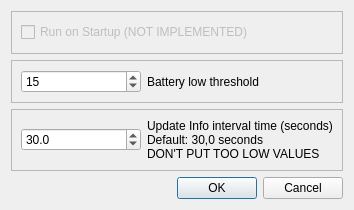
<?xml version="1.0" encoding="UTF-8"?>
<ui version="4.0">
 <class>settings</class>
 <widget class="QDialog" name="settings">
  <property name="geometry">
   <rect>
    <x>0</x>
    <y>0</y>
    <width>349</width>
    <height>210</height>
   </rect>
  </property>
  <property name="sizePolicy">
   <sizepolicy hsizetype="Preferred" vsizetype="Minimum">
    <horstretch>0</horstretch>
    <verstretch>0</verstretch>
   </sizepolicy>
  </property>
  <property name="windowTitle">
   <string>Dialog</string>
  </property>
  <layout class="QVBoxLayout" name="verticalLayout_2">
   <item>
    <widget class="QFrame" name="frame_3">
     <property name="enabled">
      <bool>false</bool>
     </property>
     <property name="sizePolicy">
      <sizepolicy hsizetype="Preferred" vsizetype="Minimum">
       <horstretch>0</horstretch>
       <verstretch>0</verstretch>
      </sizepolicy>
     </property>
     <property name="frameShape">
      <enum>QFrame::StyledPanel</enum>
     </property>
     <property name="frameShadow">
      <enum>QFrame::Raised</enum>
     </property>
     <layout class="QHBoxLayout" name="horizontalLayout">
      <item>
       <widget class="QCheckBox" name="runonstartupCheckBox">
        <property name="text">
         <string>Run on Startup (NOT IMPLEMENTED)</string>
        </property>
       </widget>
      </item>
     </layout>
    </widget>
   </item>
   <item>
    <widget class="QFrame" name="frame_2">
     <property name="sizePolicy">
      <sizepolicy hsizetype="Preferred" vsizetype="Minimum">
       <horstretch>0</horstretch>
       <verstretch>0</verstretch>
      </sizepolicy>
     </property>
     <property name="frameShape">
      <enum>QFrame::StyledPanel</enum>
     </property>
     <property name="frameShadow">
      <enum>QFrame::Raised</enum>
     </property>
     <layout class="QHBoxLayout" name="horizontalLayout_2">
      <item>
       <widget class="QSpinBox" name="batterylowtresholdSpinBox">
        <property name="minimumSize">
         <size>
          <width>120</width>
          <height>0</height>
         </size>
        </property>
        <property name="maximumSize">
         <size>
          <width>120</width>
          <height>16777215</height>
         </size>
        </property>
        <property name="maximum">
         <number>100</number>
        </property>
        <property name="value">
         <number>15</number>
        </property>
       </widget>
      </item>
      <item>
       <widget class="QLabel" name="batterylowtresholdLabel">
        <property name="sizePolicy">
         <sizepolicy hsizetype="Preferred" vsizetype="Minimum">
          <horstretch>0</horstretch>
          <verstretch>0</verstretch>
         </sizepolicy>
        </property>
        <property name="text">
         <string>Battery low threshold</string>
        </property>
       </widget>
      </item>
     </layout>
    </widget>
   </item>
   <item>
    <widget class="QFrame" name="frame">
     <property name="sizePolicy">
      <sizepolicy hsizetype="Preferred" vsizetype="Minimum">
       <horstretch>0</horstretch>
       <verstretch>0</verstretch>
      </sizepolicy>
     </property>
     <property name="frameShape">
      <enum>QFrame::StyledPanel</enum>
     </property>
     <property name="frameShadow">
      <enum>QFrame::Raised</enum>
     </property>
     <layout class="QHBoxLayout" name="horizontalLayout_3">
      <item>
       <widget class="QDoubleSpinBox" name="updateintervaltimeDoubleSpinBox">
        <property name="minimumSize">
         <size>
          <width>120</width>
          <height>0</height>
         </size>
        </property>
        <property name="maximumSize">
         <size>
          <width>120</width>
          <height>16777215</height>
         </size>
        </property>
        <property name="decimals">
         <number>1</number>
        </property>
        <property name="maximum">
         <double>1000.000000000000000</double>
        </property>
        <property name="value">
         <double>30.000000000000000</double>
        </property>
       </widget>
      </item>
      <item>
       <widget class="QLabel" name="label">
        <property name="text">
         <string>&lt;html&gt;&lt;head/&gt;&lt;body&gt;&lt;p&gt;Update Info interval time (seconds)&lt;br/&gt;Default: 30,0 seconds&lt;br/&gt;DON'T PUT TOO LOW VALUES&lt;/p&gt;&lt;/body&gt;&lt;/html&gt;</string>
        </property>
       </widget>
      </item>
     </layout>
    </widget>
   </item>
   <item>
    <widget class="QDialogButtonBox" name="buttonBox">
     <property name="orientation">
      <enum>Qt::Horizontal</enum>
     </property>
     <property name="standardButtons">
      <set>QDialogButtonBox::Cancel|QDialogButtonBox::Ok</set>
     </property>
    </widget>
   </item>
  </layout>
 </widget>
 <resources/>
 <connections>
  <connection>
   <sender>buttonBox</sender>
   <signal>accepted()</signal>
   <receiver>settings</receiver>
   <slot>accept()</slot>
   <hints>
    <hint type="sourcelabel">
     <x>248</x>
     <y>254</y>
    </hint>
    <hint type="destinationlabel">
     <x>157</x>
     <y>274</y>
    </hint>
   </hints>
  </connection>
  <connection>
   <sender>buttonBox</sender>
   <signal>rejected()</signal>
   <receiver>settings</receiver>
   <slot>reject()</slot>
   <hints>
    <hint type="sourcelabel">
     <x>316</x>
     <y>260</y>
    </hint>
    <hint type="destinationlabel">
     <x>286</x>
     <y>274</y>
    </hint>
   </hints>
  </connection>
 </connections>
</ui>
